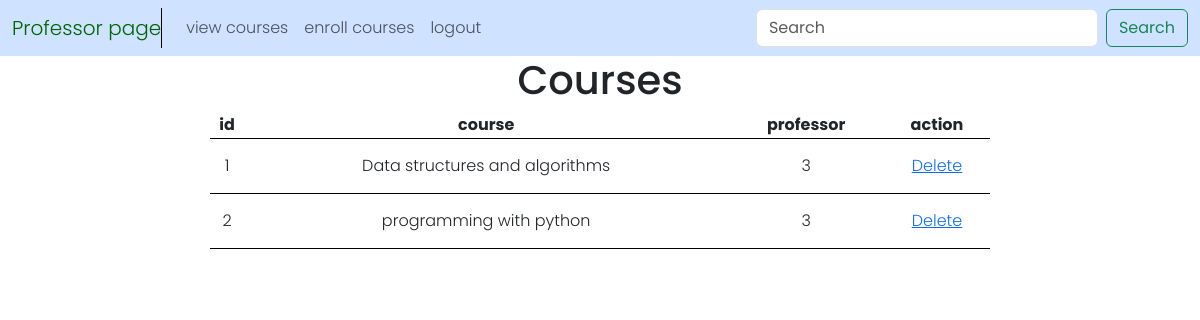
Page /professor/courses (signed in) on the earlier database version.
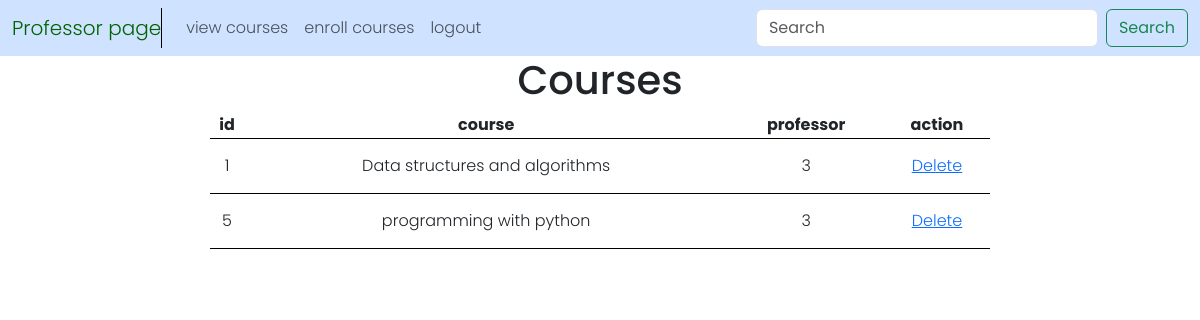
Same page on the later database version.
### tables this page shows
CREATE TABLE courses (
    id INTEGER PRIMARY KEY AUTOINCREMENT,
    course_name TEXT NOT NULL,
    professor_id INTEGER,
    FOREIGN KEY (professor_id) REFERENCES users(id) ON DELETE SET NULL
);

### app.py (the view)
@app.route("/professor/courses")
def professor_courses():
    courses = db.execute(
            "SELECT * FROM courses WHERE professor_id = ?", session["user_id"]
        )
    return render_template('professor.html', courses = courses)

### templates/professor.html (shortened to what this page needs)
<!DOCTYPE html>
<html lang="en">
<head>
    <link href="https://cdn.jsdelivr.net/npm/bootstrap@5.3.3/dist/css/bootstrap.min.css" rel="stylesheet">
    <link rel="stylesheet" href="../static/styles.css">
</head>
<body>
    <nav class="navbar navbar-expand-lg bg-primary-subtle">
        <div class="container-fluid">
          <a class="navbar-brand" href="#" style="color: darkgreen; border-right: 1px solid black;">Professor page</a>
          <div class="collapse navbar-collapse" id="navbarSupportedContent">
            <ul class="navbar-nav me-auto mb-2 mb-lg-0">
              <li class="nav-item">
                <a class="nav-link" href="/professor/courses">view courses</a>
              </li>
              <li class="nav-item">
                <a class="nav-link" href="/professor/courses">enroll courses</a>
              </li>
                <a class="nav-link" href="/logout">logout</a>
            </ul>
            <form class="d-flex" role="search">
              <input class="form-control me-2" type="search" placeholder="Search" aria-label="Search">
              <button class="btn btn-outline-success" type="submit">Search</button>
            </form>
          </div>
        </div>
      </nav>
      <div class="admin_manage">
        <h1>Courses</h1>
        <table>
            <thead>
                <tr>
                    <th>id</th>
                    <th>course</th>
                    <th>professor</th>
                    <th>action</th>
                </tr>
            </thead>
            <tbody>
                {% for course in courses %}
                <tr>
                    <td>{{ course.id }}</td>
                    <td>{{ course.course_name }}</td>
                    <td>{{ course.professor_id }}</td>
                    <td><a href="/admin/manage/course/{{ course.id }}">Delete</a></td>
                </tr>
                {% endfor %}
            </tbody>
        </table>
    </div>
</body>
</html>

Differences in the rows shown:
removed courses: id "2", course_name "programming with python", professor_id "3"
added courses: id "5", course_name "programming with python", professor_id "3"
